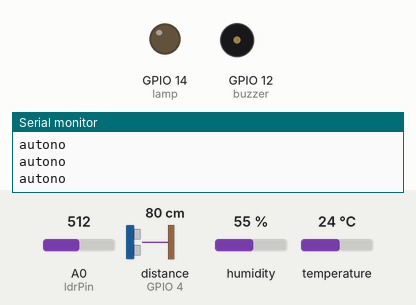
Recording of a sketch running on a simulated ESP8266 (NodeMCU). Parts: output pins drawn as LEDs (lit = HIGH), buzzer (waves = sounding, pin HIGH), the last lines printed to the serial monitor. Wiring (inferred from the names in the program): ultrasonic range finder: trigger GPIO 5; echo GPIO 4. The inputs (shaded band) are chosen by the test bench; at power-on: distance to the obstacle (sensor on GPIO 4) 80 cm, A0 (ldrPin) = 512, humidity 55 %, temperature 24 °C. The echo pulse lasts 58.3 µs per cm; WiFi joins after 1.5 s; servers stay silent unless stated; random numbers use the default seed unless the sketch sets one; no MQTT or app messages arrive unless stated; pins used as bus, display or sensor lines are not drawn.

Above: at 2.8 s.
2.9 s: distance to the obstacle (sensor on GPIO 4) set to 12 cm
4.4 s: distance to the obstacle (sensor on GPIO 4) set to 9 cm
At 5.2 s:
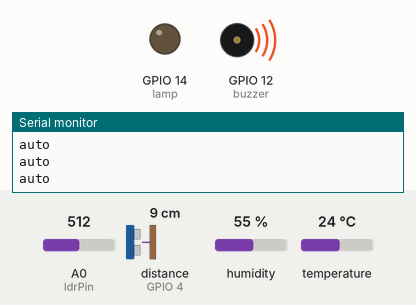
6.1 s: A0 (ldrPin) set to 489
At 7.4 s:
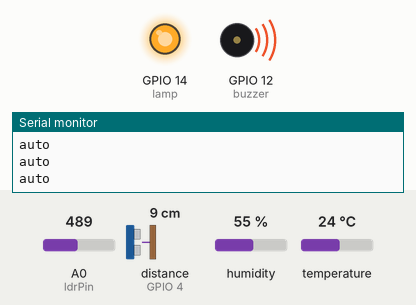
7.7 s: distance to the obstacle (sensor on GPIO 4) set to 18 cm
At 8.3 s:
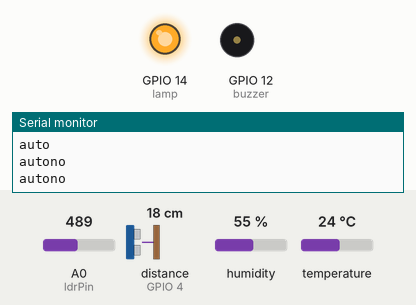
Timing chart, 0 to 10.7 s (numbered marks = the images above; inputs shaded):
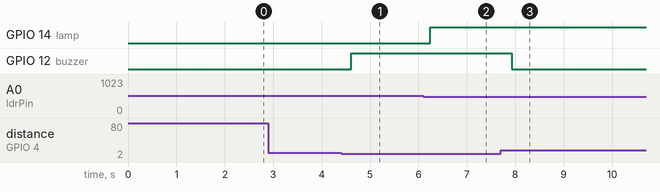

The sketch:

espmobil2.ino
```cpp
#include <ESP8266WiFi.h>
#include <PubSubClient.h>
#include "DHT.h"

// DHT Pin
#define DHTPIN 2
#define DHTTYPE DHT11

// LDR Pin
int ldrPin = A0;
int ldrValue;

// Pin Sensor Ping
const int trigPin = 5;
const int echoPin = 4;
long duration;
long distance;

// Buzzer Pin
int buzzer = 12;

// LED 1 ,2 Pin
int lamp = 14;

// nilai diteruskan dari remote lewat esp1
int remoteMonitor = 0;
int remotePotValue = 0;

int stateMonitor = 0; // 0 = hanya LDR, 1 = semua sensor

bool obstacleDetected = false;

String data;

// WiFi
const char *ssid = "hahaha";
const char *password = "12345678";

// MQTT Broker
const char *mqtt_broker = "broker.emqx.io";
const char *topic_suhu_temp = "kel4/DHT";
const char *topic_ping = "kel4/PING";
const char *topic_ldr = "kel4/LDR";
const char *topic_monitor = "kel4/MONITOR";
const char *mqtt_username = "qwerty";
const char *mqtt_password = "public";
const int mqtt_port = 1883;

// batas LDR
const int LDR_THRESHOLD = 500;

// DHT SET
DHT dht(DHTPIN, DHTTYPE);

WiFiClient espClient;
PubSubClient client(espClient);
void setup() {

  // DHT
  Serial.println(F("DHTxx test!"));
  dht.begin();

  // LDR
  pinMode(ldrPin, INPUT);

  // Ping
  pinMode(trigPin, OUTPUT);
  pinMode(echoPin, INPUT);

  // LED
  pinMode(lamp, OUTPUT);

  // buzzer
  pinMode(buzzer, OUTPUT);
  digitalWrite(buzzer, LOW);

  Serial.begin(9600);

  WiFi.begin(ssid, password);
  while (WiFi.status() != WL_CONNECTED) {
      delay(500);
      Serial.println("Connecting to WiFi..\n");
  }
  Serial.println("Connected to the WiFi network");
  //connecting to a mqtt broker
  client.setServer(mqtt_broker, mqtt_port);
  client.setCallback(callback);
  while (!client.connected()) {
      String client_id = "esp8266-client-";
      client_id += String(WiFi.macAddress());
      Serial.printf("The client %s connects to the public mqtt broker\n", client_id.c_str());
      if (client.connect(client_id.c_str(), mqtt_username, mqtt_password)) {
          Serial.println("Public emqx mqtt broker connected");
      } else {
          Serial.print("failed with state ");
          Serial.print(client.state());
          delay(2000);
      }
  }
  // publish dan subscribe
  client.subscribe(topic_suhu_temp);
  client.subscribe(topic_ping);
  client.subscribe(topic_ldr);
  client.subscribe(topic_monitor);

}

void callback(char *topic, byte *payload, unsigned int length) {
  Serial.print("Message arrived in topic: ");
  Serial.println(topic);
  Serial.print("Message:");
  for (int i = 0; i < length; i++) {
      Serial.print((char) payload[i]);
  }
  Serial.println();
  Serial.println("-----------------------");

}


void loop() {

  if (WiFi.status() != WL_CONNECTED) {
    reconnectWiFi();
  }
  if (!client.connected()) {
    reconnect();
  }
  client.loop();
  readSerial();
  sensorLDR();
  sensorSuhu();
  sensorPing();

}

// fungsi kirim ke mqtt
void sendToMqtt(){

  String dht_str = String(data);
  client.publish(topic_suhu_temp, dht_str.c_str());

  String ping_str = String(distance);
  client.publish(topic_ping, ping_str.c_str());

  String ldr_str = String(ldrValue);
  client.publish(topic_ldr, ldr_str.c_str());

}

// fungsi baca dari esp1
void readSerial(){
  if(Serial.available()){
    String data = Serial.readStringUntil('\n');
    data.trim();
    int komaIdx = data.indexOf(',');
    if (komaIdx > 0) {
      remoteMonitor = data.substring(0, komaIdx).toInt();
      remotePotValue = data.substring(komaIdx + 1).toInt();

    if(remoteMonitor == 0){
        String ldr_str = String(ldrValue);
        client.publish(topic_ldr, ldr_str.c_str());
    } else if(remoteMonitor == 1){
        sendToMqtt();
    }

      // aktifkan jika ingin memantau di serial
      // Serial.print("Monitor: ");
      // Serial.print(remoteMonitor);
      // Serial.print(" | PotValue: ");
      // Serial.println(remotePotValue);

      String monitor_str = String(remoteMonitor);
      client.publish(topic_monitor, monitor_str.c_str());
    }
  }
}

void reconnect() {
  // Loop sampai reconnect kembali
  while (!client.connected()) {
    Serial.print("Attempting MQTT connection...");
    String clientId = "ESP8266Client-";
    clientId += String(random(0xffff), HEX);
    if (client.connect(clientId.c_str(), mqtt_username, mqtt_password)) {
      Serial.println("connected");
      // Subscribe ulang semua
      client.subscribe(topic_suhu_temp);
      client.subscribe(topic_ping);
      client.subscribe(topic_ldr);
      client.subscribe(topic_monitor);
    } else {
      Serial.print("failed, rc=");
      Serial.print(client.state());
      Serial.println(" try again in 2 seconds");
      delay(2000);
    }
  }
}

void reconnectWiFi() {
  Serial.println("Reconnecting WiFi...");
  WiFi.disconnect();
  WiFi.begin(ssid, password);
  int retry = 0;
  while (WiFi.status() != WL_CONNECTED && retry < 10) {
    delay(500);
    Serial.print(".");
    retry++;
  }
  if (WiFi.status() == WL_CONNECTED) {
    Serial.println("WiFi Connected!");
  } else {
    Serial.println("WiFi failed, rebooting ESP...");
    ESP.restart();
  }
}

void sensorSuhu() {

  float h = dht.readHumidity();
  float t = dht.readTemperature();

  if (isnan(h) || isnan(t)) {
    Serial.println(F("Failed to read from DHT sensor!"));
    return;
  }

  String suhu =  String(t);
  String lembab = String(h);
  data = suhu + "," + lembab;

  float hic = dht.computeHeatIndex(t, h, false);

  // aktifkan jika ingin memantau di serial
  // Serial.print(F("Temperature: "));
  // Serial.print(t);
  // Serial.print(F("°C "));
  // Serial.print("\n");
  // Serial.print(F("Humidity: "));
  // Serial.print(h);
  // Serial.print("\n");

  delay(100);

}

void sensorPing() {
  digitalWrite(trigPin, LOW);
  delayMicroseconds(2);
  digitalWrite(trigPin, HIGH);
  delayMicroseconds(10);
  digitalWrite(trigPin, LOW);

  duration = pulseIn(echoPin, HIGH);
  distance = duration * 0.034 / 2;

  if (distance > 0 && distance < 10) {
    digitalWrite(buzzer, HIGH);
    if (!obstacleDetected) {
      Serial.println("auto");
    }
  } else {
    digitalWrite(buzzer, LOW);
    Serial.println("autono");
    obstacleDetected = false;
  }
  // aktifkan jika ingin memantau di serial
  // Serial.print("Distance :");
  // Serial.println(distance);
  delay(100);
}

void sensorLDR(){

  ldrValue = analogRead(ldrPin);

  // aktifkan jika ingin memantau di serial
  // Serial.print("ldr : ");
  // Serial.print(ldrValue);
  // Serial.print("\n");


  if(ldrValue < LDR_THRESHOLD){
    digitalWrite(lamp, HIGH);
  } else {
    digitalWrite(lamp, LOW);
  }

    delay(50);
}

// fungsi kirim perintah belok ke esp1
void sendBelok(String cmd){
  Serial.println(cmd);
}
```

Measured:
- the behaviour switches between 11 and 10 cm on distance to the obstacle (sensor on GPIO 4) (found by bisection; images 0 and 1)
- the behaviour switches between 500 and 499 on A0 (ldrPin) (found by bisection; images 1 and 2)
- after the input at 4.4 s, GPIO 12 (buzzer): LOW → HIGH after 0.21 s
- after the input at 6.1 s, GPIO 14 (lamp): LOW → HIGH after 0.15 s
- after the input at 7.7 s, GPIO 12 (buzzer): HIGH → LOW after 0.23 s
